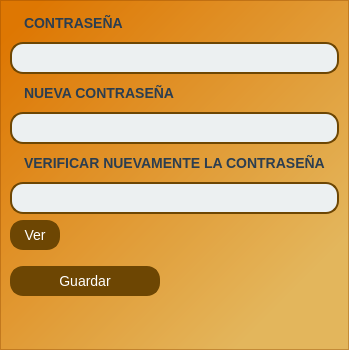
<?xml version="1.0" encoding="UTF-8"?>
<ui version="4.0">
 <class>Dialog</class>
 <widget class="QDialog" name="Dialog">
  <property name="geometry">
   <rect>
    <x>0</x>
    <y>0</y>
    <width>340</width>
    <height>350</height>
   </rect>
  </property>
  <property name="maximumSize">
   <size>
    <width>350</width>
    <height>350</height>
   </size>
  </property>
  <property name="windowTitle">
   <string>Dialog</string>
  </property>
  <property name="styleSheet">
   <string notr="true">background-color: qlineargradient(spread:pad, x1:0, y1:0, x2:1, y2:1, stop:0.0625 rgba(243, 135, 4, 255), stop:0.835227 rgba(252, 238, 151, 255));</string>
  </property>
  <layout class="QGridLayout" name="gridLayout">
   <property name="leftMargin">
    <number>0</number>
   </property>
   <property name="topMargin">
    <number>0</number>
   </property>
   <property name="rightMargin">
    <number>0</number>
   </property>
   <property name="bottomMargin">
    <number>0</number>
   </property>
   <property name="horizontalSpacing">
    <number>0</number>
   </property>
   <item row="0" column="0">
    <widget class="QFrame" name="frame">
     <property name="styleSheet">
      <string notr="true">QFrame{
	color: rgb(109, 70, 3);
	background-color: rgba(188, 94, 0,100);

}
QLineEdit {
    border: 2px solid rgb(109, 70, 3); /* Borde */
    border-radius: 13px; /* Radio de borde */
    padding: 5px; /* Espaciado interno */
    font-size: 14px; /* Tamaño de fuente */
    font-family: Arial, sans-serif; /* Fuente */
    color: #2c3e50; /* Color del texto */
    background-color: #ecf0f1; /* Color de fondo */
}

/* Estilo para QPushButton */
QPushButton {
    border: 2px solid  rgb(109, 70, 3); /* Borde */
    border-radius: 13px; /* Radio de borde */
    padding: 5px 10px; /* Espaciado interno */
    font-size: 14px; /* Tamaño de fuente */
    font-family: Arial, sans-serif; /* Fuente */
    color: #ffffff; /* Color del texto */
    background-color:  rgb(109, 70, 3); /* Color de fondo */
}

/* Estilo para QPushButton cuando se presiona */
QPushButton:pressed {
    background-color:  rgba(109, 70, 3,200); /* Cambio de color al presionar */
}

/* Estilo para QPushButton cuando el cursor está encima */
QPushButton:hover {
    background-color: rgba(109, 70, 3,150); /* Cambio de color al pasar el cursor */
    border: 2px solid  rgba(109, 70, 3,150); /* Cambio de borde al pasar el cursor */
}

/* Estilo para QComboBox */
QComboBox {
    border: 2px solid rgb(109, 70, 3); /* Borde */
    border-radius: 13px; /* Radio de borde */
    padding: 5px; /* Espaciado interno */
    font-size: 14px; /* Tamaño de fuente */
    font-family: Arial, sans-serif; /* Fuente */
    color: #2c3e50; /* Color del texto */
    background-color: #ecf0f1; /* Color de fondo */
}

/* Estilo para QComboBox cuando se despliega */
QComboBox::drop-down {
    subcontrol-origin: padding;
    subcontrol-position: right;
    width: 20px; /* Ancho del botón desplegable */
    border-left-width: 0px; /* Sin borde a la izquierda del botón */
    border-top-right-radius: 5px; /* Radio de borde superior derecho */
    border-bottom-right-radius: 5px; /* Radio de borde inferior derecho */
    background-color: rgb(109, 70, 3); /* Color de fondo del botón desplegable */
}

/* Estilo para QComboBox cuando se despliega y se presiona */
QComboBox::down-arrow {
    width: 15px; /* Ancho del icono */
    height: 15px; /* Alto del icono */
    padding-right: 5px; /* Espaciado a la derecha del icono */
}
QLabel{
color: #2c3e50; /* Color del texto */
    font-size: 14px; /* Tamaño de fuente */
    font-weight: bold; /* Negrita */
    font-family: Arial, sans-serif; /* Fuente */
    background-color: transparent; /* Color de fondo */

    border-radius: 13px; /* Radio de borde */
    padding: 5px 10px; /* Espaciado interno */
}
</string>
     </property>
     <property name="frameShape">
      <enum>QFrame::StyledPanel</enum>
     </property>
     <property name="frameShadow">
      <enum>QFrame::Raised</enum>
     </property>
     <layout class="QVBoxLayout" name="verticalLayout">
      <item>
       <widget class="QLabel" name="label">
        <property name="text">
         <string>CONTRASEÑA</string>
        </property>
       </widget>
      </item>
      <item>
       <widget class="QLineEdit" name="lineEdit"/>
      </item>
      <item>
       <widget class="QLabel" name="label_2">
        <property name="text">
         <string>NUEVA CONTRASEÑA</string>
        </property>
       </widget>
      </item>
      <item>
       <widget class="QLineEdit" name="lineEdit_2"/>
      </item>
      <item>
       <widget class="QLabel" name="label_3">
        <property name="text">
         <string>VERIFICAR NUEVAMENTE LA CONTRASEÑA</string>
        </property>
       </widget>
      </item>
      <item>
       <widget class="QLineEdit" name="lineEdit_3"/>
      </item>
      <item>
       <widget class="QPushButton" name="pushButton_2">
        <property name="maximumSize">
         <size>
          <width>50</width>
          <height>16777215</height>
         </size>
        </property>
        <property name="text">
         <string>Ver</string>
        </property>
       </widget>
      </item>
      <item>
       <spacer name="verticalSpacer">
        <property name="orientation">
         <enum>Qt::Vertical</enum>
        </property>
        <property name="sizeType">
         <enum>QSizePolicy::Fixed</enum>
        </property>
        <property name="sizeHint" stdset="0">
         <size>
          <width>20</width>
          <height>10</height>
         </size>
        </property>
       </spacer>
      </item>
      <item>
       <widget class="QPushButton" name="pushButton">
        <property name="maximumSize">
         <size>
          <width>150</width>
          <height>16777215</height>
         </size>
        </property>
        <property name="text">
         <string>Guardar</string>
        </property>
       </widget>
      </item>
      <item>
       <spacer name="verticalSpacer_2">
        <property name="orientation">
         <enum>Qt::Vertical</enum>
        </property>
        <property name="sizeHint" stdset="0">
         <size>
          <width>20</width>
          <height>40</height>
         </size>
        </property>
       </spacer>
      </item>
     </layout>
    </widget>
   </item>
  </layout>
 </widget>
 <resources>
  <include location="../imgs/Recursos.qrc"/>
 </resources>
 <connections/>
</ui>
